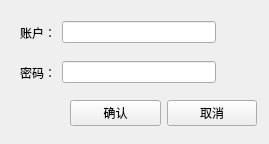
<?xml version="1.0" encoding="UTF-8"?>
<ui version="4.0">
 <class>Register</class>
 <widget class="QWidget" name="Register">
  <property name="geometry">
   <rect>
    <x>0</x>
    <y>0</y>
    <width>269</width>
    <height>144</height>
   </rect>
  </property>
  <property name="windowTitle">
   <string>注册</string>
  </property>
  <widget class="QWidget" name="layoutWidget">
   <property name="geometry">
    <rect>
     <x>70</x>
     <y>100</y>
     <width>187</width>
     <height>26</height>
    </rect>
   </property>
   <layout class="QHBoxLayout" name="horizontalLayout_3">
    <item>
     <widget class="QPushButton" name="Confirm_pushButton">
      <property name="text">
       <string>确认</string>
      </property>
     </widget>
    </item>
    <item>
     <widget class="QPushButton" name="Cancel_pushButton">
      <property name="text">
       <string>取消</string>
      </property>
     </widget>
    </item>
   </layout>
  </widget>
  <widget class="QWidget" name="layoutWidget">
   <property name="geometry">
    <rect>
     <x>20</x>
     <y>20</y>
     <width>196</width>
     <height>25</height>
    </rect>
   </property>
   <layout class="QHBoxLayout" name="horizontalLayout">
    <item>
     <widget class="QLabel" name="Id_label">
      <property name="text">
       <string>账户：</string>
      </property>
     </widget>
    </item>
    <item>
     <widget class="QLineEdit" name="Id_lineEdit"/>
    </item>
   </layout>
  </widget>
  <widget class="QWidget" name="layoutWidget">
   <property name="geometry">
    <rect>
     <x>20</x>
     <y>60</y>
     <width>196</width>
     <height>25</height>
    </rect>
   </property>
   <layout class="QHBoxLayout" name="horizontalLayout_2">
    <item>
     <widget class="QLabel" name="Password_label">
      <property name="text">
       <string>密码：</string>
      </property>
     </widget>
    </item>
    <item>
     <widget class="QLineEdit" name="Password_lineEdit">
      <property name="echoMode">
       <enum>QLineEdit::Password</enum>
      </property>
     </widget>
    </item>
   </layout>
  </widget>
 </widget>
 <resources/>
 <connections/>
</ui>
